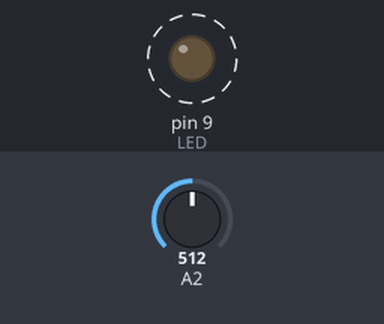
The sketch below on a simulated Arduino Uno, built with avr-gcc and run on an emulated ATmega328P. On the bench: output pins drawn as LEDs (lit = HIGH). Dashed ring = blinking. Inputs (shaded band) come from the test bench; at power-on: A2 = 512.

Above: at 1.8 s.
1.9 s: A2 set to 0
At 3.2 s:
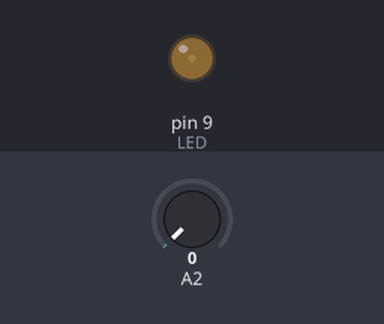
3.6 s: A2 set to 122
At 3.9 s:
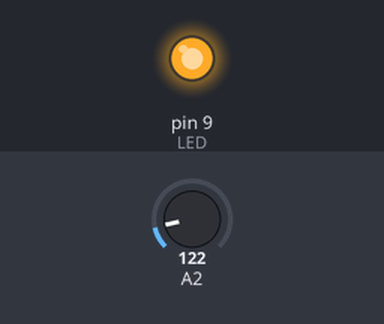
Timing chart, 0 to 13.1 s (numbered marks = the images above; inputs shaded):
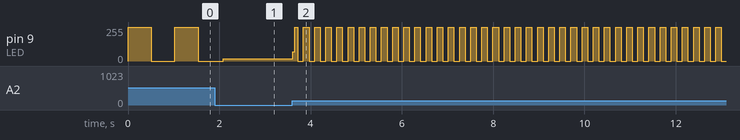

Measured:
- after the input at 3.6 s, pin 9 (LED): 18/255 → 69/255 at once, then moves between 0/255 and 255/255, repeating every 0.24 s
- by itself, pin 9 (LED): alternates 255/255 for 0.51 s and 0/255 for 0.51 s

The sketch:

G_potentiometer_led_blink.ino
```cpp
/* Another way in which we can vary the brightness of an LED, with the same circuit of the exercise
above is to send a digital signal to the LED with digitalWrite (), that is, without intermediate values,
or turns on or off (HIGH, LOW) and the potentiometer reading is used as the delay () parameter
to set the blink time. The potentiometer goes to A2 (middle pin) */
int valPot=0;

void setup() {
pinMode(9,OUTPUT);//LED
}

void loop() {
valPot=analogRead(2);
digitalWrite(9,HIGH);
delay(valPot);
digitalWrite(9,LOW);
delay(valPot);
}
```
